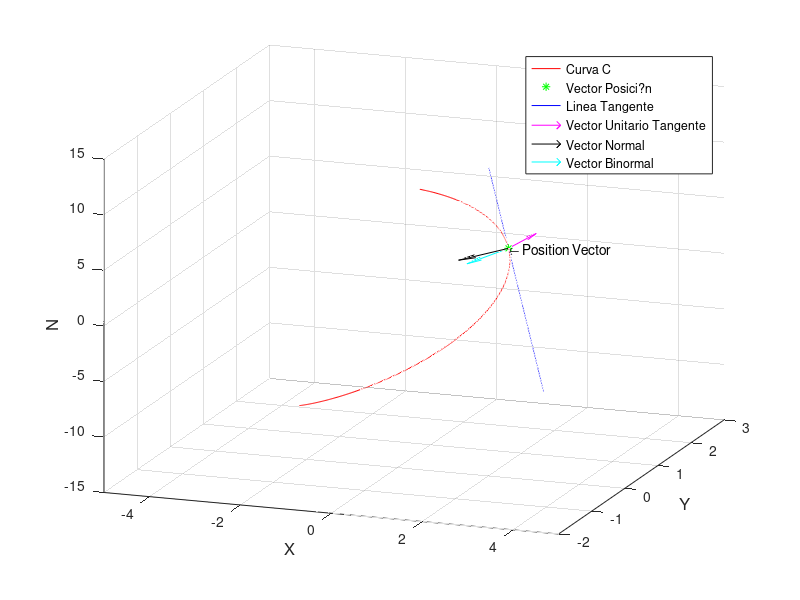

This figure's MATLAB source:
%Curva c; Ecuaciones parametricas: x=2cos(t), y=2sin(t) z=3t;
%R(t)=2cos(t)+2sin(t)+3t.

%Gr?fica de la curva t=pi/4
%Se consideran los valores usando el valor radian de 2.

t=-2:0.01:2;
x=2*cos(t);
y=2*sin(t);
z=3*t;

plot3(x,y,z, 'r')
xlabel('X', 'FontSize', 12)
ylabel('Y', 'FontSize', 12)
zlabel('N', 'FontSize', 12)
grid on;

%Vector de posici?n

hold on
v=[sqrt(2), sqrt(2), (3*pi)/4];

plot3(v(1), v(2), v(3), '*g')
x1=1.4142; y1=1.4142; z1=2.3561; txt1='\leftarrow Position Vector'; text(x1, y1, z1, txt1)

%Ecuaciones parametricas de la linea tangtente
%Las constantes se obtubieron evaluando el valor t=pi/4 en la funci?n original
%Las variables se obtubieron evaluando t=pi/4 en la derivada de R(t).

hold on
x=1.4142-1.4142*t;
y=1.4142+1.4142*t;
z=2.3561+3*t;

plot3(x,y,z, 'b')

%Vector unitario tangente t=pi/4;

vx=0.3922;
vy=0.3922;
vz=0.8320;

hold on
quiver3(v(1), v(2), v(3), vx, vy, vz, 'm')

%Vector normal en t=pi/4;

nx=-0.7071;
ny=-0.7071;
nz=0;

hold on
quiver3(v(1), v(2), v(3), nx, ny, nz, 'k')

%Vector Binormal en t=pi/4

nx=-0.5883;
ny=-0.5883;
nz=-0.5547;

hold on
quiver3(v(1), v(2), v(3), nx, ny, nz, 'c')

view(20,20)
axis([-5 5 -2 3 -15 15])

legend('Curva C', 'Vector Posici?n', 'Linea Tangente', 'Vector Unitario Tangente', 'Vector Normal', 'Vector Binormal')